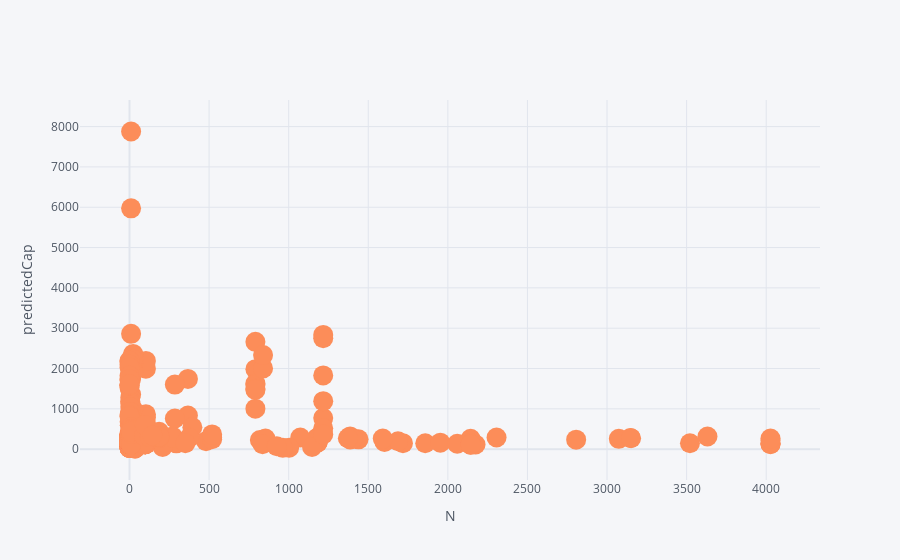

Notebook code for this chart:
### Code cell
df.iplot(kind='scatter',x='N',y='predictedCap',mode='markers',colorscale='rdylbu',size=20,width=3,xTitle='N',yTitle='predictedCap')

### Figure 1 — Plotly figure (JSON) as saved in the notebook; plotly's stock layout.template omitted (floating-point values rounded to 4 significant figures; data arrays with more than 128 entries replaced by an {"elided": "..."} marker saying what was removed)
{"data": [{"line": {"color": "rgba(252, 141, 89, 1.0)", "dash": "solid", "shape": "linear", "width": 3}, "marker": {"size": 20, "symbol": "circle"}, "mode": "markers", "name": "predictedCap", "text": "", "type": "scatter", "x": {"elided": "483 float values"}, "y": {"elided": "483 float values"}}], "layout": {"legend": {"bgcolor": "#F5F6F9", "font": {"color": "#4D5663"}}, "paper_bgcolor": "#F5F6F9", "plot_bgcolor": "#F5F6F9", "title": {"font": {"color": "#4D5663"}}, "xaxis": {"gridcolor": "#E1E5ED", "showgrid": true, "tickfont": {"color": "#4D5663"}, "title": {"font": {"color": "#4D5663"}, "text": "N"}, "zerolinecolor": "#E1E5ED"}, "yaxis": {"gridcolor": "#E1E5ED", "showgrid": true, "tickfont": {"color": "#4D5663"}, "title": {"font": {"color": "#4D5663"}, "text": "predictedCap"}, "zerolinecolor": "#E1E5ED"}}}
